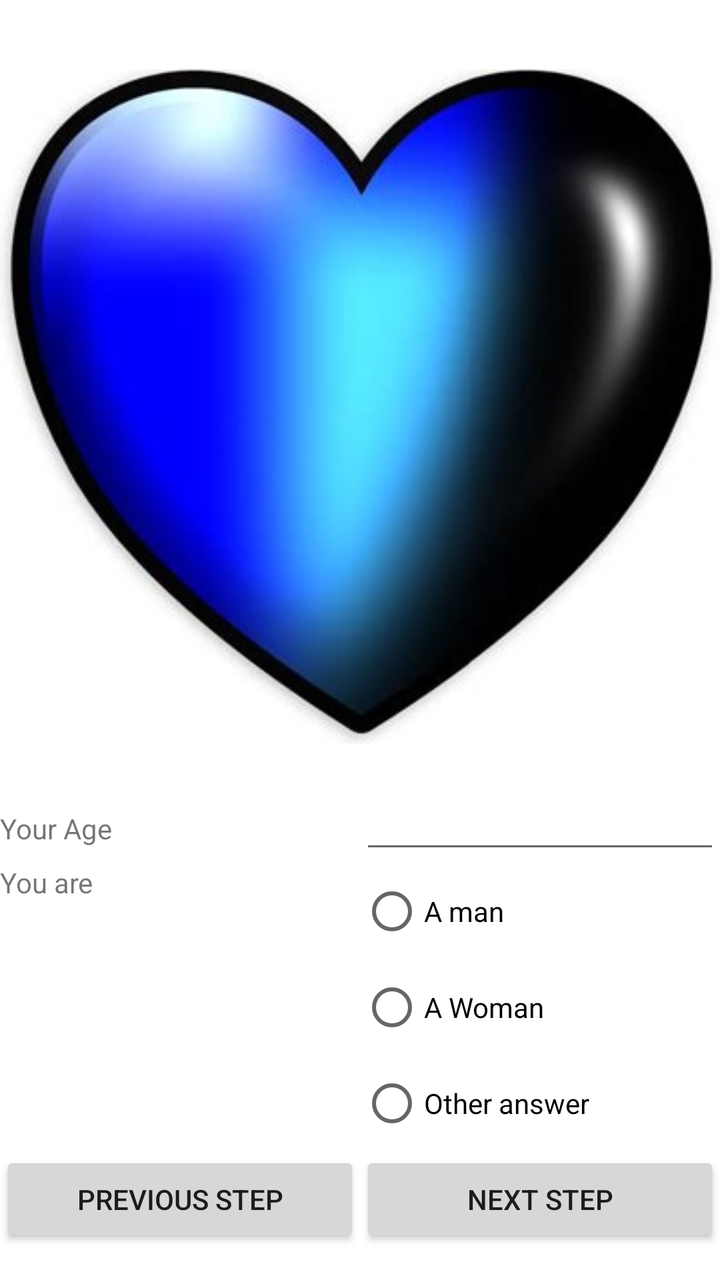
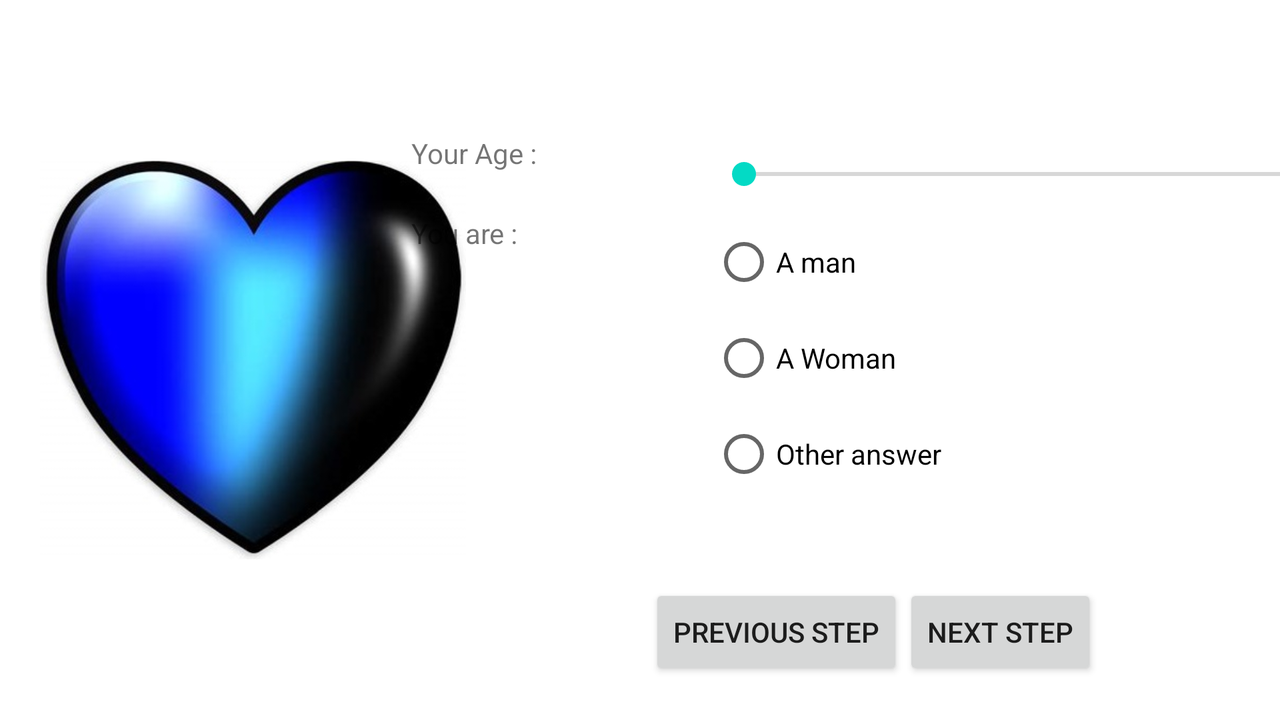

The same Android screen from two of the app's own layout files: first res/layout/ as a phone draws it, then the author's variant for another configuration, drawn on a device whose configuration selects that folder. Both files follow.
<!-- AndroidManifest.xml: application theme Theme.AppCoeur -->
<!-- res/layout/activity_je_suis.xml -->
<?xml version="1.0" encoding="utf-8"?>
<androidx.constraintlayout.widget.ConstraintLayout xmlns:android="http://schemas.android.com/apk/res/android"
    xmlns:app="http://schemas.android.com/apk/res-auto"
    xmlns:tools="http://schemas.android.com/tools"
    android:layout_width="match_parent"
    android:layout_height="match_parent"
    tools:context=".JeSuis">

    <LinearLayout
        android:layout_width="0dp"
        android:layout_height="wrap_content"
        android:orientation="vertical"
        app:layout_constraintBottom_toBottomOf="parent"
        app:layout_constraintEnd_toEndOf="parent"
        app:layout_constraintStart_toStartOf="parent"
        app:layout_constraintTop_toTopOf="parent">

        <ImageView
            android:id="@+id/imageView3"
            android:layout_width="match_parent"
            android:layout_height="0dp"
            android:layout_weight="1"
            app:srcCompat="@drawable/coeur" />

        <LinearLayout
            android:layout_width="match_parent"
            android:layout_height="wrap_content"
            android:layout_weight="1"
            android:orientation="horizontal">

            <TextView
                android:id="@+id/textView3"
                android:layout_width="match_parent"
                android:layout_height="wrap_content"
                android:layout_weight="1"
                android:text="Your Age" />

            <EditText
                android:id="@+id/editTextNumberSigned"
                android:layout_width="match_parent"
                android:layout_height="wrap_content"
                android:layout_weight="1"
                android:ems="10"
                android:inputType="numberSigned" />

        </LinearLayout>

        <LinearLayout
            android:layout_width="match_parent"
            android:layout_height="wrap_content"
            android:orientation="horizontal">

            <TextView
                android:id="@+id/textView2"
                android:layout_width="match_parent"
                android:layout_height="wrap_content"
                android:layout_weight="1"
                android:text="You are" />

            <RadioGroup
                android:layout_width="match_parent"
                android:layout_height="wrap_content"
                android:layout_weight="1">

                <RadioButton
                    android:id="@+id/radioButton2"
                    android:layout_width="match_parent"
                    android:layout_height="wrap_content"
                    android:text="A man" />

                <RadioButton
                    android:id="@+id/radioButton4"
                    android:layout_width="match_parent"
                    android:layout_height="wrap_content"
                    android:text="A Woman" />

                <RadioButton
                    android:id="@+id/radioButton3"
                    android:layout_width="match_parent"
                    android:layout_height="wrap_content"
                    android:text="Other answer" />
            </RadioGroup>

        </LinearLayout>

        <LinearLayout
            android:layout_width="match_parent"
            android:layout_height="wrap_content"
            android:orientation="horizontal">

            <Button
                android:id="@+id/button2"
                android:layout_width="match_parent"
                android:layout_height="wrap_content"
                android:layout_weight="1"
                android:onClick="go_back"
                android:text="Previous Step" />

            <Button
                android:id="@+id/button3"
                android:layout_width="match_parent"
                android:layout_height="wrap_content"
                android:layout_weight="1"
                android:onClick="go_next"
                android:text="Next Step" />
        </LinearLayout>

    </LinearLayout>

</androidx.constraintlayout.widget.ConstraintLayout>
<!-- resources referenced by this layout -->
<resources>
  <!-- drawable coeur: png bitmap (drawable, 190246 bytes) -->
  <style name="Theme.AppCoeur" parent="Theme.MaterialComponents.DayNight.DarkActionBar">
          
          <item name="colorPrimary">@color/purple_500</item>
          <item name="colorPrimaryVariant">@color/purple_700</item>
          <item name="colorOnPrimary">@color/white</item>
          
          <item name="colorSecondary">@color/teal_200</item>
          <item name="colorSecondaryVariant">@color/teal_700</item>
          <item name="colorOnSecondary">@color/black</item>
          
          <item name="android:statusBarColor" tools:targetApi="l">?attr/colorPrimaryVariant</item>
          
      </style>
</resources>
<!-- res/layout-land/activity_je_suis.xml (the author's variant of the layout above) -->
<!-- drawn on the phone turned sideways -->
<?xml version="1.0" encoding="utf-8"?>
<androidx.constraintlayout.widget.ConstraintLayout xmlns:android="http://schemas.android.com/apk/res/android"
    xmlns:app="http://schemas.android.com/apk/res-auto"
    xmlns:tools="http://schemas.android.com/tools"
    android:layout_width="match_parent"
    android:layout_height="match_parent"
    tools:context=".JeSuis">

    <ImageView
        android:id="@+id/imageView3"
        android:layout_width="213dp"
        android:layout_height="0dp"
        android:layout_marginStart="20dp"
        android:layout_weight="1"
        android:contentDescription="@string/description"
        app:layout_constraintBottom_toBottomOf="parent"
        app:layout_constraintStart_toStartOf="parent"
        app:layout_constraintTop_toTopOf="parent"
        app:srcCompat="@drawable/coeur" />

    <TableLayout
        android:id="@+id/tableLayout"
        android:layout_width="462dp"
        android:layout_height="226dp"
        android:layout_weight="1"
        app:layout_constraintBottom_toBottomOf="parent"
        app:layout_constraintEnd_toEndOf="parent"
        app:layout_constraintStart_toEndOf="@+id/imageView3"
        app:layout_constraintTop_toTopOf="parent">

        <TableRow
            android:layout_width="match_parent"
            android:layout_height="wrap_content"
            android:gravity="center">

            <TextView
                android:id="@+id/textView3"
                android:layout_width="44dp"
                android:layout_height="40dp"
                android:layout_weight="0.5"
                android:text="@string/your_age" />

            <SeekBar
                android:id="@+id/seekBar"
                android:layout_width="117dp"
                android:layout_height="wrap_content"
                android:layout_weight="1" />

        </TableRow>

        <TableRow
            android:layout_width="match_parent"
            android:layout_height="match_parent">

            <TextView
                android:id="@+id/textView2"
                android:layout_width="match_parent"
                android:layout_height="40dp"
                android:layout_weight="0.5"
                android:text="@string/you_are" />

            <RadioGroup
                android:layout_width="match_parent"
                android:layout_height="wrap_content"
                android:layout_weight="1">

                <RadioButton
                    android:id="@+id/radioButton2"
                    android:layout_width="match_parent"
                    android:layout_height="wrap_content"
                    android:text="@string/a_man" />

                <RadioButton
                    android:id="@+id/radioButton4"
                    android:layout_width="match_parent"
                    android:layout_height="wrap_content"
                    android:text="@string/a_woman" />

                <RadioButton
                    android:id="@+id/radioButton3"
                    android:layout_width="match_parent"
                    android:layout_height="wrap_content"
                    android:text="@string/other_answer" />
            </RadioGroup>
        </TableRow>

    </TableLayout>

    <LinearLayout
        android:layout_width="wrap_content"
        android:layout_height="wrap_content"
        android:layout_marginBottom="20dp"
        android:gravity="bottom"
        android:orientation="horizontal"
        app:layout_constraintBottom_toBottomOf="parent"
        app:layout_constraintEnd_toEndOf="parent"
        app:layout_constraintStart_toEndOf="@+id/imageView3">

        <Button
            android:id="@+id/button2"
            android:layout_width="match_parent"
            android:layout_height="wrap_content"
            android:layout_weight="1"
            android:text="@string/previous_step" />

        <Button
            android:id="@+id/button3"
            android:layout_width="match_parent"
            android:layout_height="wrap_content"
            android:layout_weight="1"
            android:text="@string/next_step" />
    </LinearLayout>

</androidx.constraintlayout.widget.ConstraintLayout>
<!-- resources referenced by the variant -->
<!-- as the phone turned sideways resolves them -->
<resources>
  <!-- drawable coeur: png bitmap (drawable, 190246 bytes) -->
  <string name="a_man">A man</string>
  <string name="a_woman">A Woman</string>
  <string name="description">description</string>
  <string name="next_step">Next Step</string>
  <string name="other_answer">Other answer</string>
  <string name="previous_step">Previous Step</string>
  <string name="you_are">You are :</string>
  <string name="your_age">Your Age :</string>
  <style name="Theme.AppCoeur" parent="Theme.MaterialComponents.DayNight.DarkActionBar">
          
          <item name="colorPrimary">@color/purple_500</item>
          <item name="colorPrimaryVariant">@color/purple_700</item>
          <item name="colorOnPrimary">@color/white</item>
          
          <item name="colorSecondary">@color/teal_200</item>
          <item name="colorSecondaryVariant">@color/teal_700</item>
          <item name="colorOnSecondary">@color/black</item>
          
          <item name="android:statusBarColor" tools:targetApi="l">?attr/colorPrimaryVariant</item>
          
      </style>
</resources>
